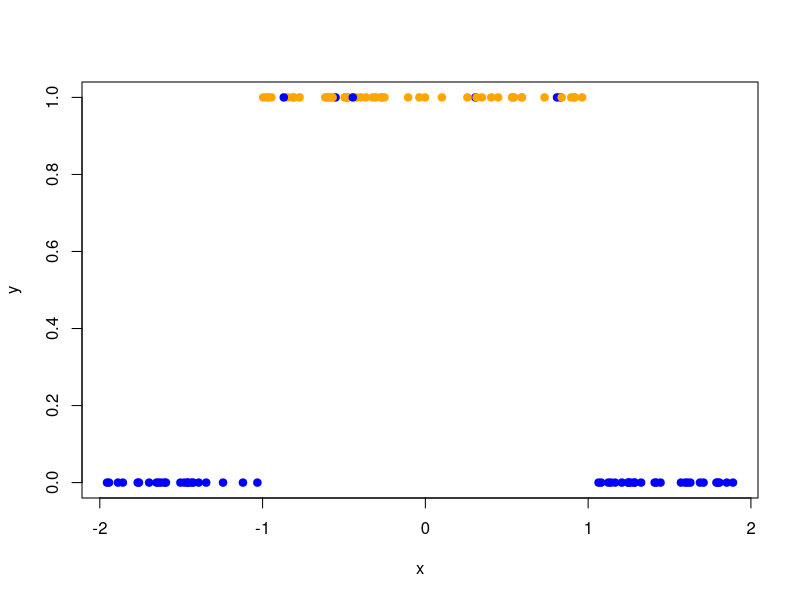
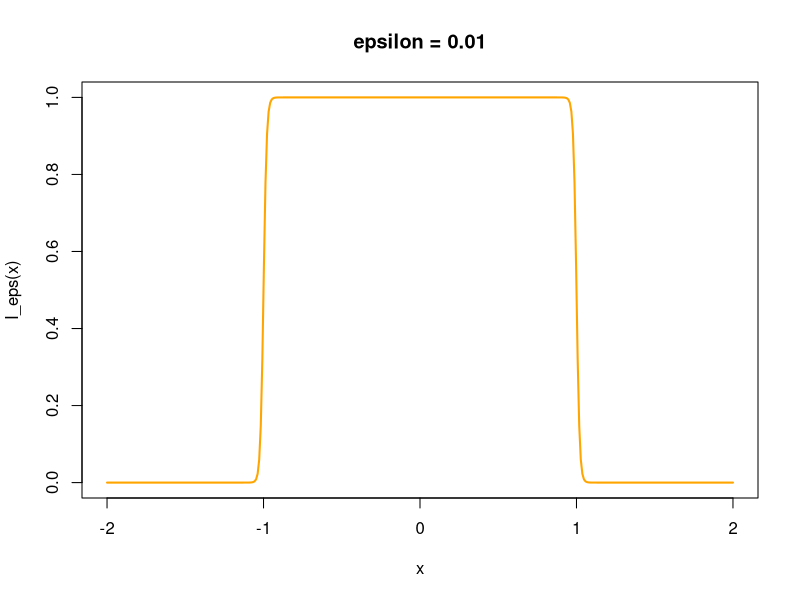

Source code (R) for these figures, in order:
## ---- chunk 1
# definition du taux alpha
  alpha <- 0.95

# echantillonner 100 points au hasard
  x <- runif(100, -2, 2)
  
# condition d'échantillonnage dans l'intervalle (-1,+1) 
  y <- x > -1  &  x < 1
  
  cl <-  NULL
  cl[y] <- sample(c("blue","orange"), sum(y), prob = c(1-alpha, alpha), replace = TRUE)
  cl[!y] <- sample(c("blue","orange"), sum(!y), prob = c(alpha, 1-alpha), replace = TRUE)  

  plot(x, y, pch = 19, col = cl)
## ---- chunk 2
mean((x < 1) != (cl == "orange"))
## ---- chunk 3
  sigmoid <- function(x) 1/(1+exp(-x))

  I_eps <- function(x, epsilon = 0.01){ 
            sigmoid((1-x)/epsilon) + sigmoid((x+1)/epsilon) - 1
    }
  
  x <-  seq(-2,2,length = 400)
  plot(x, I_eps(x), type = "l", lwd = 2, col = "orange", main ="epsilon = 0.01")
